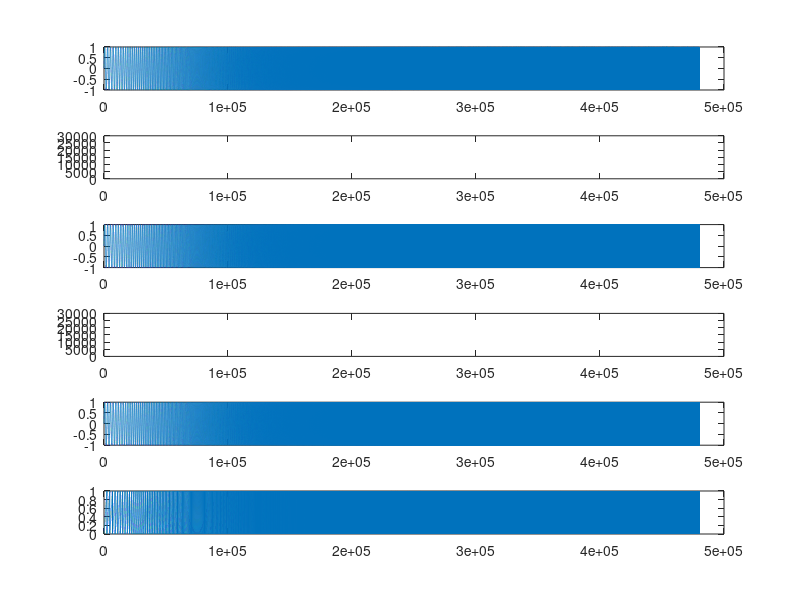

This figure's MATLAB source:
% sweep generator
clear;

fs = 48000;    % Hz
f1 = 20;       % Hz
f2 = 20000;    % Hz
duration = 10; % s

w1 = 2 * pi * f1;
w2 = 2 * pi * f2;
lnW2overW1 = log(f2 / f1);
lnRatio = lnW2overW1 / duration;

Tsamples = duration * fs;
output0 = zeros(Tsamples, 1);
frq0 = zeros(Tsamples, 1);

for k = 1 : Tsamples
    arg = (w1 / lnRatio) * (exp(k * lnRatio / fs) - 1);
    frq0(k) = arg / (2 * pi);
    output0(k) = sin(arg);
end

subplot(6,1,1);
plot(output0);

subplot(6,1,2);
plot(frq0);

Noctave = log(f2/f1) / log(2);
N       = Tsamples / Noctave;
w  = (w2 / fs) * 2 ^(-Noctave) * (N / log(2));

output1 = zeros(Tsamples, 1);
frq1 = zeros(Tsamples, 1);

for k = 1 : Tsamples
    % s   = std::sin(w * (std::pow(2.0f, ii /flN) - 1.0f));    
    arg = w * (2 ^ (k/N) - 1);
    frq1(k) = arg / (2 * pi);
    output1(k) = sin(arg);
end

subplot(6,1,3);
plot(output1);

subplot(6,1,4);
plot(frq1);

% Fons' aliki
%
%    // _k0 -> fade in    (samples)
%    // _k1 -> sweep time (samples)
%    // _k2 -> fade out   (samples)
%
%    int     i;
%    double  a, b, g, q, q0, p, r, x;
%    float   *s1, *s2;

%    b = log (_fmax / _fmin) / _k1;
%    a = _fmin / (b * _rate);
%    r = 0.5 * a * (_fmax / _fmin) * (_k1 + 0.5 * (_k0 + _k2)) / (b * _k1);
%    s1 = _impd.data (0);
%    s2 = _impd.data (1) + 2 * (_impd.n_fram () - 1);
%    q0 = a * exp (-b * _k0);
%    for (i = -_k0; i < _k1 + _k2; i++)
%    {
%        if      (i < 0)   g = cos (0.5 * M_PI * i / _k0);
%        else if (i < _k1) g = 1.0;
%        else              g = sin (0.5 * M_PI * (_k1 + _k2 - i) / _k2);
%	     q = a * exp (b * i);
%        p = q - q0;
%	     x = g * sin (2 * M_PI * (p - floor (p)));
%	     *s1 = (float)(x);
%        *s2 = (float)(x * q / r);
%        s1 += 2;
%        s2 -= 2;
%    }

k0 = 0;
k1 = Tsamples;
k2 = 0;
fmax = f2;
fmin = f1;
rate = fs;
b = log(fmax / fmin) / k1;
a = fmin / (b * rate);
r = 0.5 * a * (fmax / fmin) * (k1 + 0.5 * (k0 + k2)) / (b * k1);
q0 = a * exp(-b * k0);

output2 = zeros(k1, 1);
frq2 = zeros(k1, 1);

for k = 1 : k1
    q = a * exp(b * k);
    p = q - q0;
    output2(k) = sin(2 * pi * (p - floor(p)));
    frq2(k) = p - floor(p);
end

subplot(6,1,5);
plot(output2);

subplot(6,1,6);
plot(frq2);

audiowrite('sweep.wav', output2, fs, 'BitsPerSample', 32);


